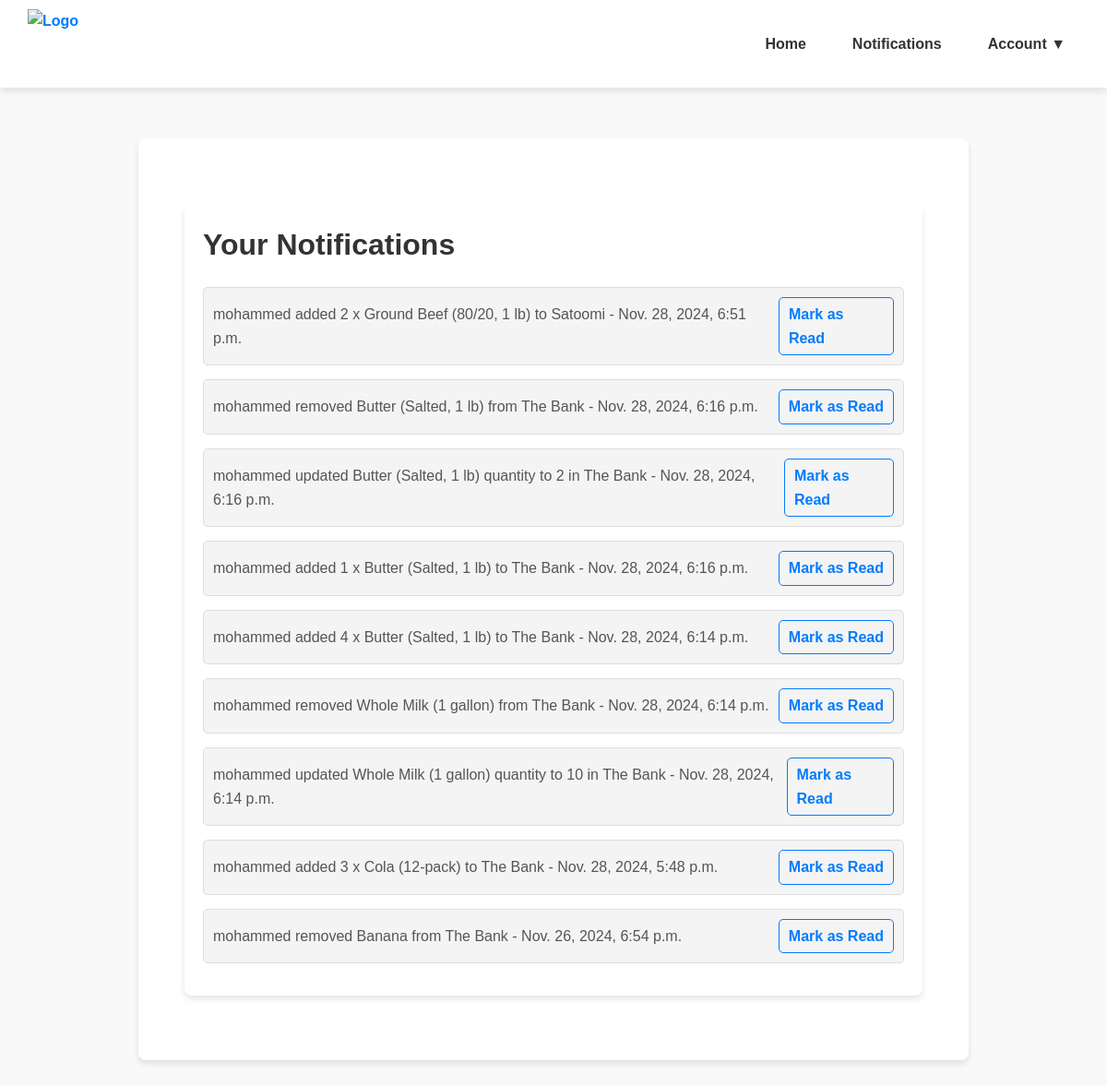
Page /notifications/ (signed in) on the earlier database version.
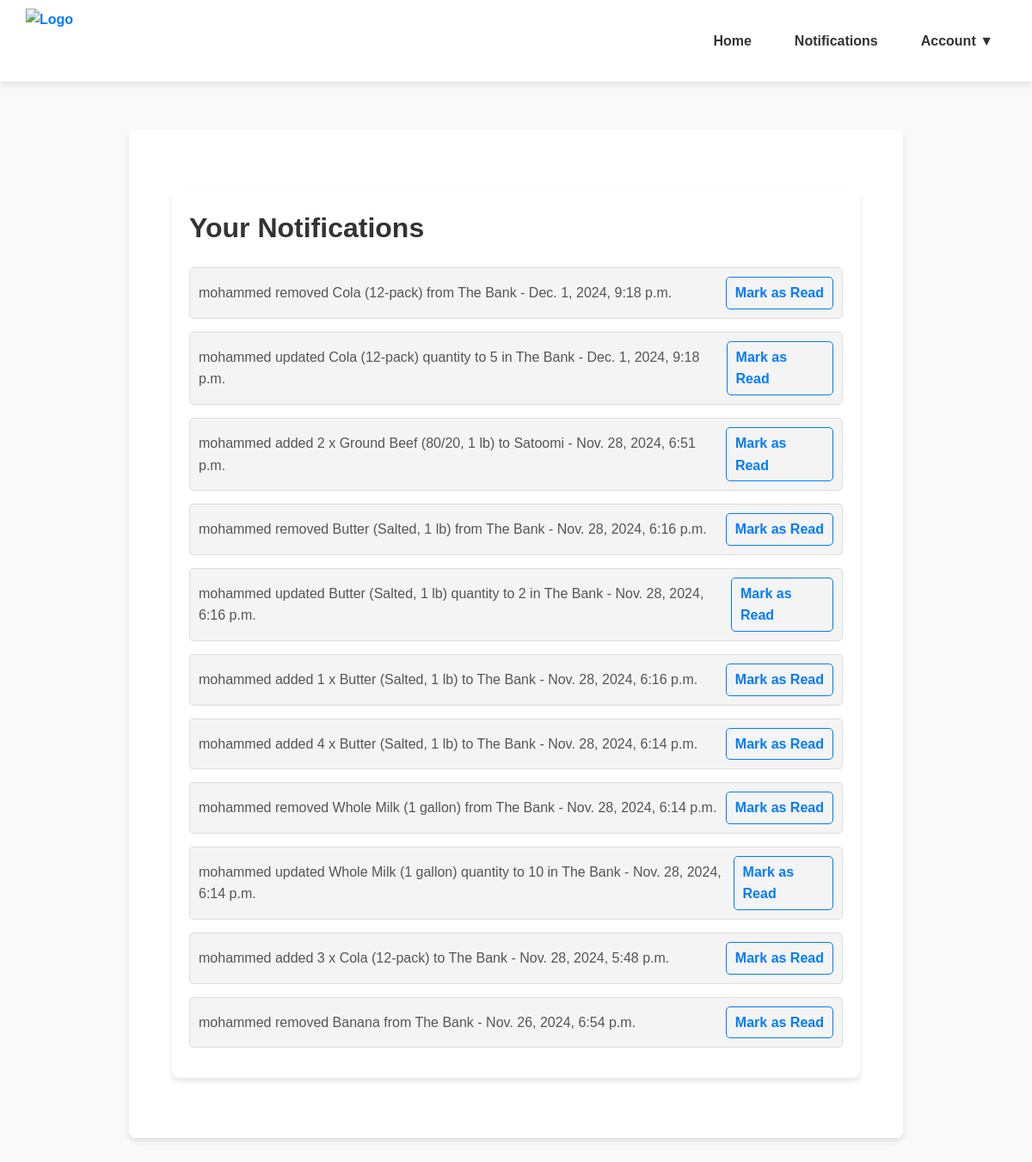
Same page on the later database version.
### main/models.py (models this page shows, shortened)
class Notification(models.Model):
    user = models.ForeignKey(User, on_delete=models.CASCADE, related_name='notifications')
    message = models.TextField(null=True, blank=True)
    is_read = models.BooleanField(default=False)
    created_at = models.DateTimeField(auto_now_add=True)

### main/views.py (the view)
# urls.py: path('notifications/', views.notifications_view, name='notifications'),
@login_required
def notifications_view(request):
    notifications = request.user.notifications.filter(is_read=False).order_by('-created_at')
    context = {'notifications': notifications}
    return render(request, 'notifications.html', context)

### templates/notifications.html (shortened to what this page needs)
{% extends 'base.html' %}
{% block content %}
<div class="container">
    <h1>Your Notifications</h1>
    <ul>
        {% for notification in notifications %}
            <li>
                <span>{{ notification.message }} - {{ notification.created_at }}</span>
                <a href="{% url 'mark_notification_read' notification.id %}">Mark as Read</a>
            </li>
        {% endfor %}
    </ul>
</div>
{% endblock %}

Differences in the rows shown:
added Notification: message "mohammed removed Cola (12-pack) from The Bank", created_at "Dec. 1, 2024, 9:18 p.m."
added Notification: message "mohammed updated Cola (12-pack) quantity to 5 in The Bank", created_at "Dec. 1, 2024, 9:18 p.m."
